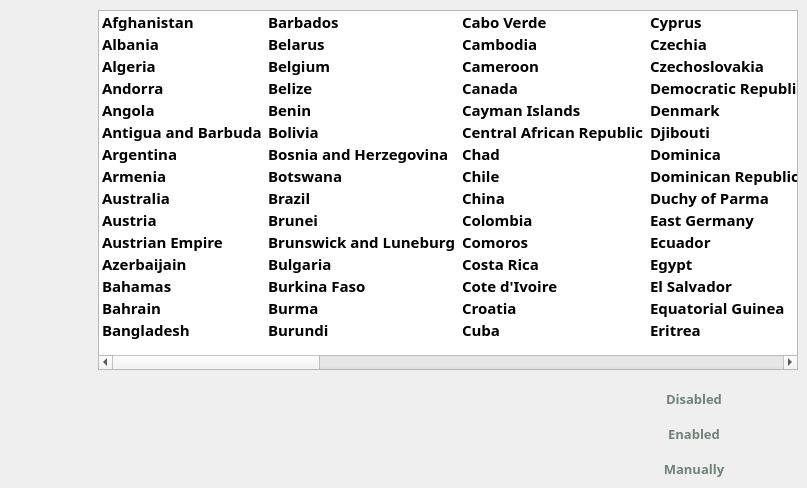
  <widget class="QWidget" name="centralwidget">
   <widget class="QListWidget" name="listWidget">
    <property name="geometry">
     <rect>
      <x>98</x>
      <y>10</y>
      <width>700</width>
      <height>360</height>
     </rect>
    </property>
    <property name="font">
     <font>
      <family>Eurostile Extended</family>
      <pointsize>11</pointsize>
      <weight>75</weight>
      <bold>true</bold>
     </font>
    </property>
    <property name="flow">
     <enum>QListView::TopToBottom</enum>
    </property>
    <property name="isWrapping" stdset="0">
     <bool>true</bool>
    </property>
    <item>
     <property name="text">
      <string>Afghanistan</string>
     </property>
    </item>
    <item>
     <property name="text">
      <string>Albania</string>
     </property>
    </item>
    <item>
     <property name="text">
      <string>Algeria</string>
     </property>
    </item>
    <item>
     <property name="text">
      <string>Andorra</string>
     </property>
    </item>
    <item>
     <property name="text">
      <string>Angola</string>
     </property>
    </item>
    <item>
     <property name="text">
      <string>Antigua and Barbuda</string>
     </property>
    </item>
    <item>
     <property name="text">
      <string>Argentina</string>
     </property>
    </item>
    <item>
     <property name="text">
      <string>Armenia</string>
     </property>
    </item>
    <item>
     <property name="text">
      <string>Australia</string>
     </property>
    </item>
    <item>
     <property name="text">
      <string>Austria</string>
     </property>
    </item>
    <item>
     <property name="text">
      <string>Austrian Empire</string>
     </property>
    </item>
    <item>
     <property name="text">
      <string>Azerbaijain</string>
     </property>
    </item>
    <item>
     <property name="text">
      <string>Bahamas</string>
     </property>
    </item>
    <item>
     <property name="text">
      <string>Bahrain</string>
     </property>
    </item>
    <item>
     <property name="text">
      <string>Bangladesh</string>
     </property>
    </item>
    <item>
     <property name="text">
      <string>Barbados</string>
     </property>
    </item>
    <item>
     <property name="text">
      <string>Belarus</string>
     </property>
    </item>
    <item>
     <property name="text">
      <string>Belgium</string>
     </property>
    </item>
    <item>
     <property name="text">
      <string>Belize</string>
     </property>
    </item>
    <item>
     <property name="text">
      <string>Benin</string>
     </property>
    </item>
    <item>
     <property name="text">
      <string>Bolivia</string>
     </property>
    </item>
    <item>
     <property name="text">
      <string>Bosnia and Herzegovina</string>
     </property>
    </item>
    <item>
     <property name="text">
      <string>Botswana</string>
     </property>
    </item>
    <item>
     <property name="text">
      <string>Brazil</string>
     </property>
    </item>
    <item>
     <property name="text">
      <string>Brunei</string>
     </property>
    </item>
    <item>
     <property name="text">
      <string>Brunswick and Luneburg</string>
     </property>
    </item>
    <item>
     <property name="text">
      <string>Bulgaria</string>
     </property>
    </item>
    <item>
     <property name="text">
      <string>Burkina Faso</string>
     </property>
    </item>
    <item>
     <property name="text">
      <string>Burma</string>
     </property>
    </item>
    <item>
     <property name="text">
      <string>Burundi</string>
     </property>
    </item>
    <item>
     <property name="text">
      <string>Cabo Verde</string>
     </property>
    </item>
    <item>
     <property name="text">
      <string>Cambodia</string>
     </property>
    </item>
    <item>
     <property name="text">
      <string>Cameroon</string>
     </property>
    </item>
    <item>
     <property name="text">
      <string>Canada</string>
     </property>
    </item>
    <item>
     <property name="text">
      <string>Cayman Islands</string>
     </property>
    </item>
    <item>
     <property name="text">
      <string>Central African Republic</string>
     </property>
    </item>
    <item>
     <property name="text">
      <string>Chad</string>
     </property>
    </item>
    <item>
     <property name="text">
      <string>Chile</string>
     </property>
    </item>
    <item>
     <property name="text">
      <string>China</string>
     </property>
    </item>
    <item>
     <property name="text">
      <string>Colombia</string>
     </property>
    </item>
    <item>
     <property name="text">
      <string>Comoros</string>
     </property>
    </item>
    <item>
     <property name="text">
      <string>Costa Rica</string>
     </property>
    </item>
    <item>
     <property name="text">
      <string>Cote d'Ivoire</string>
     </property>
    </item>
    <item>
     <property name="text">
      <string>Croatia</string>
     </property>
    </item>
    <item>
     <property name="text">
      <string>Cuba</string>
     </property>
    </item>
    <item>
     <property name="text">
      <string>Cyprus</string>
     </property>
    </item>
    <item>
     <property name="text">
      <string>Czechia</string>
     </property>
    </item>
    <item>
     <property name="text">
      <string>Czechoslovakia</string>
     </property>
    </item>
    <item>
     <property name="text">
      <string>Democratic Republic of the Coungo</string>
     </property>
    </item>
    <item>
     <property name="text">
      <string>Denmark</string>
     </property>
    </item>
    <item>
     <property name="text">
      <string>Djibouti</string>
     </property>
    </item>
    <item>
     <property name="text">
      <string>Dominica</string>
     </property>
    </item>
    <item>
     <property name="text">
      <string>Dominican Republic</string>
     </property>
    </item>
    <item>
     <property name="text">
      <string>Duchy of Parma</string>
     </property>
    </item>
    <item>
     <property name="text">
      <string>East Germany</string>
     </property>
    </item>
    <item>
     <property name="text">
      <string>Ecuador</string>
     </property>
    </item>
    <item>
     <property name="text">
      <string>Egypt</string>
     </property>
    </item>
    <item>
     <property name="text">
      <string>El Salvador</string>
     </property>
    </item>
    <item>
     <property name="text">
      <string>Equatorial Guinea</string>
     </property>
    </item>
    <item>
     <property name="text">
      <string>Eritrea</string>
     </property>
    </item>
    <item>
     <property name="text">
      <string>Estonia</string>
     </property>
    </item>
    <item>
     <property name="text">
      <string>Eswatini</string>
     </property>
    </item>
    <item>
     <property name="text">
      <string>Ethiopia</string>
     </property>
    </item>
    <item>
     <property name="text">
      <string>Fiji</string>
     </property>
    </item>
    <item>
     <property name="text">
      <string>Finland</string>
     </property>
    </item>
    <item>
     <property name="text">
      <string>France</string>
     </property>
    </item>
    <item>
     <property name="text">
      <string>Gabon</string>
     </property>
    </item>
    <item>
     <property name="text">
      <string>Gambia</string>
     </property>
    </item>
    <item>
     <property name="text">
      <string>Georgia</string>
     </property>
    </item>
    <item>
     <property name="text">
      <string>Germany</string>
     </property>
    </item>
    <item>
     <property name="text">
      <string>Ghana</string>
     </property>
    </item>
    <item>
     <property name="text">
      <string>Greece</string>
     </property>
    </item>
    <item>
     <property name="text">
      <string>Guinea-Bissau</string>
     </property>
    </item>
    <item>
     <property name="text">
      <string>Guyana</string>
     </property>
    </item>
    <item>
     <property name="text">
      <string>Haiti</string>
     </property>
    </item>
    <item>
     <property name="text">
      <string>Honduras</string>
     </property>
    </item>
    <item>
     <property name="text">
      <string>Hungary</string>
     </property>
    </item>
    <item>
     <property name="text">
      <string>Iceland</string>
     </property>
    </item>
    <item>
     <property name="text">
      <string>India</string>
     </property>
    </item>
    <item>
     <property name="text">
      <string>Indonesia</string>
     </property>
    </item>
    <item>
     <property name="text">
      <string>Iran</string>
     </property>
    </item>
    <item>
     <property name="text">
      <string>Iraq</string>
     </property>
    </item>
    <item>
     <property name="text">
      <string>Ireland</string>
     </property>
    </item>
    <item>
     <property name="text">
      <string>Israel</string>
     </property>
    </item>
    <item>
     <property name="text">
      <string>Italy</string>
     </property>
    </item>
    <item>
     <property name="text">
      <string>Jamaica</string>
     </property>
    </item>
    <item>
     <property name="text">
      <string>Japan</string>
     </property>
    </item>
    <item>
     <property name="text">
      <string>Jordan</string>
     </property>
    </item>
    <item>
     <property name="text">
      <string>Kazakhstan</string>
     </property>
    </item>
    <item>
     <property name="text">
      <string>Kenya</string>
     </property>
    </item>
    <item>
     <property name="text">
      <string>Kiribati</string>
     </property>
    </item>
    <item>
     <property name="text">
      <string>Korea</string>
     </property>
    </item>
    <item>
     <property name="text">
      <string>Kosovo</string>
     </property>
    </item>
    <item>
     <property name="text">
      <string>Kuwait</string>
     </property>
    </item>
    <item>
     <property name="text">
      <string>Kyrgyztan</string>
     </property>
    </item>
    <item>
     <property name="text">
      <string>Laos</string>
     </property>
    </item>
    <item>
     <property name="text">
      <string>Latvia</string>
     </property>
    </item>
    <item>
     <property name="text">
      <string>Lebanon</string>
     </property>
    </item>
    <item>
     <property name="text">
      <string>Lesotho</string>
     </property>
    </item>
    <item>
     <property name="text">
      <string>Liberia</string>
     </property>
    </item>
    <item>
     <property name="text">
      <string>Libya</string>
     </property>
    </item>
    <item>
     <property name="text">
      <string>Liechtenstein</string>
     </property>
    </item>
    <item>
     <property name="text">
      <string>Lithuania</string>
     </property>
    </item>
    <item>
     <property name="text">
      <string>Luxembourg</string>
     </property>
    </item>
    <item>
     <property name="text">
      <string>Madagascar</string>
     </property>
    </item>
    <item>
     <property name="text">
      <string>Malawi</string>
     </property>
    </item>
    <item>
     <property name="text">
      <string>Malaysia</string>
     </property>
    </item>
    <item>
     <property name="text">
      <string>Maldives</string>
     </property>
    </item>
    <item>
     <property name="text">
      <string>Mali</string>
     </property>
    </item>
    <item>
     <property name="text">
      <string>Malta</string>
     </property>
    </item>
    <item>
     <property name="text">
      <string>Marshall Islands</string>
     </property>
    </item>
    <item>
     <property name="text">
      <string>Mauritania</string>
     </property>
    </item>
    <item>
     <property name="text">
      <string>Mauritius</string>
     </property>
    </item>
    <item>
     <property name="text">
      <string>Mexico</string>
     </property>
    </item>
    <item>
     <property name="text">
      <string>Moldova</string>
     </property>
    </item>
    <item>
     <property name="text">
      <string>Monaco</string>
     </property>
    </item>
    <item>
     <property name="text">
      <string>Mongolia</string>
     </property>
    </item>
    <item>
     <property name="text">
      <string>Montenegro</string>
     </property>
    </item>
    <item>
     <property name="text">
      <string>Moroco</string>
     </property>
    </item>
    <item>
     <property name="text">
      <string>Morocco</string>
     </property>
    </item>
    <item>
     <property name="text">
      <string>Mozambique</string>
     </property>
    </item>
    <item>
     <property name="text">
      <string>Namibia</string>
     </property>
    </item>
    <item>
     <property name="text">
      <string>Nauru</string>
     </property>
    </item>
    <item>
     <property name="text">
      <string>Nepal</string>
     </property>
    </item>
    <item>
     <property name="text">
      <string>Netherlands</string>
     </property>
    </item>
    <item>
     <property name="text">
      <string>New Zealand</string>
     </property>
    </item>
    <item>
     <property name="text">
      <string>Nicaragua</string>
     </property>
    </item>
    <item>
     <property name="text">
      <string>Niger</string>
     </property>
    </item>
    <item>
     <property name="text">
      <string>Nigeria</string>
     </property>
    </item>
    <item>
     <property name="text">
      <string>North Macedonia</string>
     </property>
    </item>
    <item>
     <property name="text">
      <string>Norway</string>
     </property>
    </item>
    <item>
     <property name="text">
      <string>Oman</string>
     </property>
    </item>
    <item>
     <property name="text">
      <string>Pakistan</string>
     </property>
    </item>
    <item>
     <property name="text">
      <string>Palau</string>
     </property>
    </item>
    <item>
     <property name="text">
      <string>Panama</string>
     </property>
    </item>
    <item>
     <property name="text">
      <string>Papua New Guinea</string>
     </property>
    </item>
    <item>
     <property name="text">
      <string>Paraguay</string>
     </property>
    </item>
    <item>
     <property name="text">
      <string>Peru</string>
     </property>
    </item>
    <item>
     <property name="text">
      <string>Philippines</string>
     </property>
    </item>
    <item>
     <property name="text">
      <string>Poland</string>
     </property>
    </item>
    <item>
     <property name="text">
      <string>Portugal</string>
     </property>
    </item>
    <item>
     <property name="text">
      <string>Qatar</string>
     </property>
    </item>
    <item>
     <property name="text">
      <string>Republic of Korea</string>
     </property>
    </item>
    <item>
     <property name="text">
      <string>Romania</string>
     </property>
    </item>
    <item>
     <property name="text">
      <string>Russia</string>
     </property>
    </item>
    <item>
     <property name="text">
      <string>Rwanda</string>
     </property>
    </item>
    <item>
     <property name="text">
      <string>Saint Kitts and Nevis</string>
     </property>
    </item>
    <item>
     <property name="text">
      <string>Saint Lucia</string>
     </property>
    </item>
    <item>
     <property name="text">
      <string>Samoa</string>
     </property>
    </item>
    <item>
     <property name="text">
      <string>San Marino</string>
     </property>
    </item>
    <item>
     <property name="text">
      <string>Saotome and Principe</string>
     </property>
    </item>
    <item>
     <property name="text">
      <string>Saudi Arabia</string>
     </property>
    </item>
    <item>
     <property name="text">
      <string>Senegal</string>
     </property>
    </item>
    <item>
     <property name="text">
      <string>Serbia</string>
     </property>
    </item>
    <item>
     <property name="text">
      <string>Seychelles</string>
     </property>
    </item>
    <item>
     <property name="text">
      <string>Sierra Leone</string>
     </property>
    </item>
    <item>
     <property name="text">
      <string>Singapore</string>
     </property>
    </item>
    <item>
     <property name="text">
      <string>Slovakia</string>
     </property>
    </item>
    <item>
     <property name="text">
      <string>Slovenia</string>
     </property>
    </item>
    <item>
     <property name="text">
      <string>Solomon Islands</string>
     </property>
    </item>
    <item>
     <property name="text">
      <string>Somalia</string>
     </property>
    </item>
    <item>
     <property name="text">
      <string>South Africa</string>
     </property>
    </item>
    <item>
     <property name="text">
      <string>South Sudan</string>
     </property>
    </item>
    <item>
     <property name="text">
      <string>Spain</string>
     </property>
    </item>
    <item>
     <property name="text">
      <string>Sri Lanka</string>
     </property>
    </item>
    <item>
     <property name="text">
      <string>Sudan</string>
     </property>
    </item>
    <item>
     <property name="text">
      <string>Suriname</string>
     </property>
    </item>
    <item>
     <property name="text">
      <string>Sweden</string>
     </property>
    </item>
    <item>
     <property name="text">
      <string>Switzerland</string>
     </property>
    </item>
    <item>
     <property name="text">
      <string>Syria</string>
     </property>
    </item>
    <item>
     <property name="text">
      <string>Tajikistan</string>
     </property>
    </item>
    <item>
     <property name="text">
      <string>Tanzania</string>
     </property>
    </item>
    <item>
     <property name="text">
      <string>Thailand</string>
     </property>
    </item>
    <item>
     <property name="text">
      <string>Togo</string>
     </property>
    </item>
    <item>
     <property name="text">
      <string>Trinidad and Tobago</string>
     </property>
    </item>
    <item>
     <property name="text">
      <string>Tunisia</string>
     </property>
    </item>
    <item>
     <property name="text">
      <string>Turkey</string>
     </property>
    </item>
    <item>
     <property name="text">
      <string>Turkmenistan</string>
     </property>
    </item>
    <item>
     <property name="text">
      <string>Tuvalu</string>
     </property>
    </item>
    <item>
     <property name="text">
      <string>Uganda</string>
     </property>
    </item>
    <item>
     <property name="text">
      <string>Ukraine</string>
     </property>
    </item>
    <item>
     <property name="text">
      <string>United Arab Emirates</string>
     </property>
    </item>
    <item>
     <property name="text">
      <string>United Kingdom</string>
     </property>
    </item>
    <item>
     <property name="text">
      <string>Uruguay</string>
     </property>
    </item>
    <item>
     <property name="text">
      <string>Uzbekistan</string>
     </property>
    </item>
    <item>
     <property name="text">
      <string>Vanuatu</string>
     </property>
    </item>
    <item>
     <property name="text">
      <string>Venezuela</string>
     </property>
    </item>
    <item>
     <property name="text">
      <string>Vietnam</string>
     </property>
    </item>
    <item>
     <property name="text">
      <string>Yemen</string>
     </property>
    </item>
    <item>
     <property name="text">
      <string>Zambia</string>
     </property>
    </item>
    <item>
     <property name="text">
      <string>Zimbabwe</string>
     </property>
    </item>
   </widget>
   <widget class="QLabel" name="label">
    <property name="geometry">
     <rect>
      <x>630</x>
      <y>389</y>
      <width>20</width>
      <height>20</height>
     </rect>
    </property>
    <property name="text">
     <string/>
    </property>
    <property name="pixmap">
     <pixmap>../images/disabled_icon.png</pixmap>
    </property>
    <property name="scaledContents">
     <bool>true</bool>
    </property>
   </widget>
   <widget class="QLabel" name="label_2">
    <property name="geometry">
     <rect>
      <x>630</x>
      <y>424</y>
      <width>21</width>
      <height>20</height>
     </rect>
    </property>
    <property name="text">
     <string/>
    </property>
    <property name="pixmap">
     <pixmap>../images/enabled_icon.png</pixmap>
    </property>
    <property name="scaledContents">
     <bool>true</bool>
    </property>
   </widget>
   <widget class="QLabel" name="label_3">
    <property name="geometry">
     <rect>
      <x>630</x>
      <y>459</y>
      <width>21</width>
      <height>20</height>
     </rect>
    </property>
    <property name="text">
     <string/>
    </property>
    <property name="pixmap">
     <pixmap>../images/manually_icon.png</pixmap>
    </property>
    <property name="scaledContents">
     <bool>true</bool>
    </property>
   </widget>
   <widget class="QPushButton" name="disabled">
    <property name="geometry">
     <rect>
      <x>654</x>
      <y>389</y>
      <width>80</width>
      <height>20</height>
     </rect>
    </property>
    <property name="font">
     <font>
      <family>Raleway SemiBold</family>
      <pointsize>10</pointsize>
      <weight>75</weight>
      <bold>true</bold>
     </font>
    </property>
    <property name="styleSheet">
     <string notr="true">QPushButton{background-color:transparent;border:0px;color:rgb(111,131,119);}
QPushButton:hover{background-color:transparent;border:0px;color:rgb(180,180,180);}
QPushButton:pressed{background-color:transparent;border:0px;color:rgb(100,100,100);}
</string>
    </property>
    <property name="text">
     <string>Disabled</string>
    </property>
   </widget>
   <widget class="QPushButton" name="enabled">
    <property name="geometry">
     <rect>
      <x>654</x>
      <y>424</y>
      <width>80</width>
      <height>20</height>
     </rect>
    </property>
    <property name="font">
     <font>
      <family>Raleway SemiBold</family>
      <pointsize>10</pointsize>
      <weight>75</weight>
      <bold>true</bold>
     </font>
    </property>
    <property name="styleSheet">
     <string notr="true">QPushButton{background-color:transparent;border:0px;color:rgb(111,131,119);}
QPushButton:hover{background-color:transparent;border:0px;color:rgb(180,180,180);}
QPushButton:pressed{background-color:transparent;border:0px;color:rgb(100,100,100);}
</string>
    </property>
    <property name="text">
     <string>Enabled</string>
    </property>
   </widget>
   <widget class="QPushButton" name="manually">
    <property name="geometry">
     <rect>
      <x>654</x>
      <y>459</y>
      <width>80</width>
      <height>20</height>
     </rect>
    </property>
    <property name="font">
     <font>
      <family>Raleway SemiBold</family>
      <pointsize>10</pointsize>
      <weight>75</weight>
      <bold>true</bold>
     </font>
    </property>
    <property name="styleSheet">
     <string notr="true">QPushButton{background-color:transparent;border:0px;color:rgb(111,131,119);}
QPushButton:hover{background-color:transparent;border:0px;color:rgb(180,180,180);}
QPushButton:pressed{background-color:transparent;border:0px;color:rgb(100,100,100);}
</string>
    </property>
    <property name="text">
     <string>Manually</string>
    </property>
   </widget>
   <widget class="QPushButton" name="run">
    <property name="geometry">
     <rect>
      <x>20</x>
      <y>415</y>
      <width>120</width>
      <height>48</height>
     </rect>
    </property>
    <property name="styleSheet">
     <string notr="true">background-color:transparent;border:0px;</string>
    </property>
    <property name="text">
     <string/>
    </property>
    <property name="icon">
     <iconset>
      <normaloff>../images/georunbtn.png</normaloff>../images/georunbtn.png</iconset>
    </property>
    <property name="iconSize">
     <size>
      <width>120</width>
      <height>48</height>
     </size>
    </property>
   </widget>
   <widget class="QLabel" name="label_4">
    <property name="geometry">
     <rect>
      <x>20</x>
      <y>20</y>
      <width>64</width>
      <height>64</height>
     </rect>
    </property>
    <property name="autoFillBackground">
     <bool>false</bool>
    </property>
    <property name="styleSheet">
     <string notr="true">background-color:transparent;</string>
    </property>
    <property name="text">
     <string/>
    </property>
    <property name="pixmap">
     <pixmap>../images/global_pressed.png</pixmap>
    </property>
   </widget>
  </widget>
